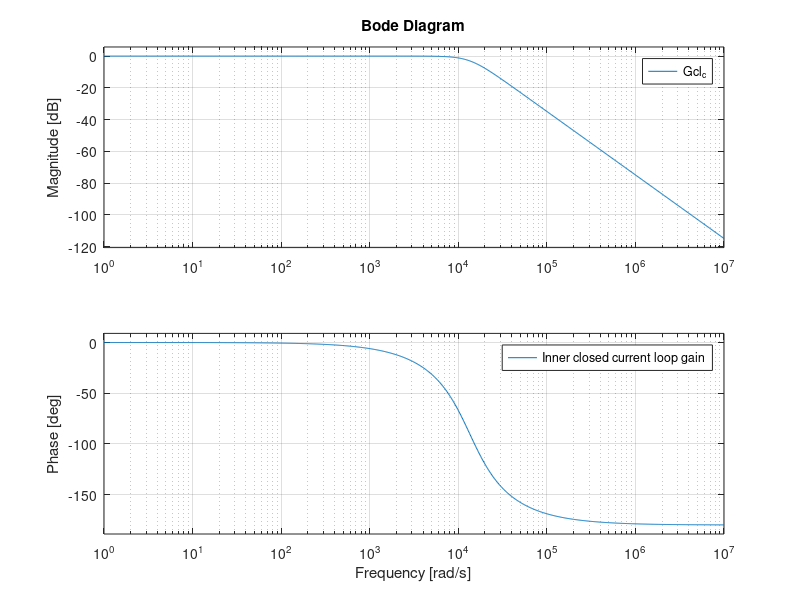
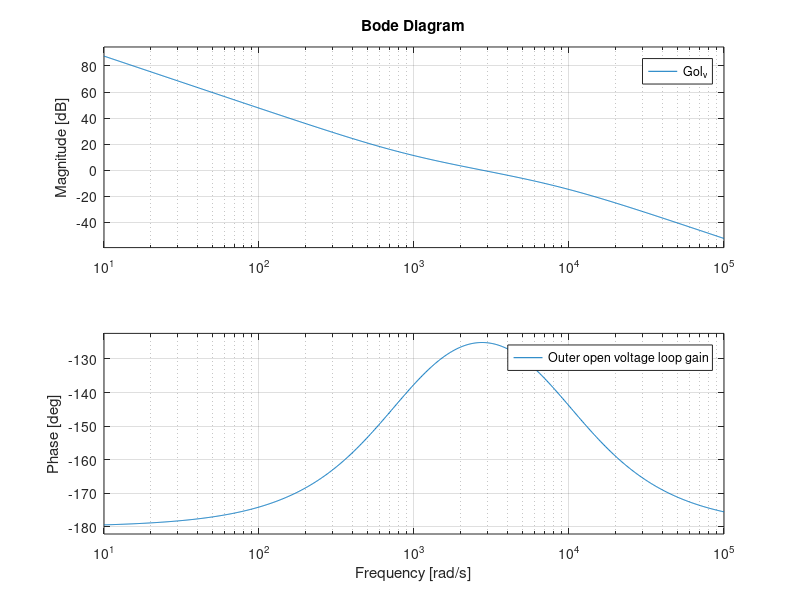
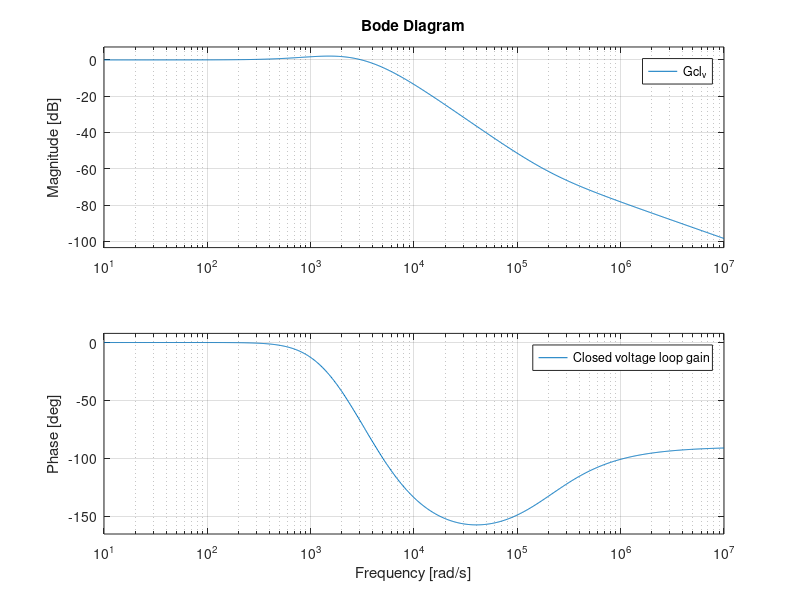

Write MATLAB code to recreate these figures, in order.
% System parameters %
Vm = 325;    % Peak value of phase voltages
Vdc = 800;  % DC bus voltage
fline = 50;   % Line frequency
fsw = 10e3;  % Switching freq
Ls = 10e-3;  % Line inductance
Rs = 0.5;    % Internal resistance of line inductor
Ts = Ls/Rs;  % Time constant of line inductor
Co = 10e-3;  % DC bus capacitance
Rload = 200; % Load resistance

Tsw = 1/fsw;  % Switching period
Tsamp = Tsw/2; % Sampling period
T1 = Tsamp/10;     % Time constant of voltage sensor (voltage sensor delay)
T2 = Tsamp/10; % Time constant of current sensor (current sensor delay)

G = 1;  % Converter gain
K1 = 1  % Gain of voltage sensor
K2 = 1; % Gain of current sensor
Tsig = T2 + Tsamp       % Effective delay for current control loop
Tdel = T1 + 2*Tsig      % Effective delay for voltage control loop

% PLL parameters %
alfa_pll=sqrt(10);    % Constant ratio of Kp and Ki values of PI controller for PLL loop

Kpll=(1/Vm)*(1/(alfa_pll*Tsamp)) % Kp value of PLL
Tpll=alfa_pll^2*Tsamp            % PLL time constant
Kipll=Kpll/Tpll              % Ki value of PLL



% Current controller parameters %
Kc = (Rs*Ts)/(2*G*K2*Tsig)  
Kpc = Kc;                   % Kp value of current controller

Tc = Ts                     % current controller time constant
Kic = Kpc/Tc                % Ki value of current controller

wn = 1/(sqrt(2)*Tsig)  % Current loop bandwidth


% Voltage controller parameters
K = (3/2)*(Vm/Vdc)         % Ratio between DC bus current and q component of line current (K = I_dc/i_sqe)

alfa_volt = sqrt(10);      % Constant ratio of Kp and Ki values of PI controller for voltage loop
Tv = alfa_volt^2*Tdel      % voltage controller time constant
Kv = (Co*K2)/(K1*K*alfa_volt*Tdel) 

Kpv = Kv                  % Kp value of voltage controller
Kiv = Kpv/Tv              % Ki value of voltage controller



%Closed current loop
s= tf('s')
Gc = (Kc*(1 + s*Tc))/(s*Tc)
Gdelay = G/(1+s*Tsamp)
Gind = (1/Rs)/(1+s*Ts)
Gc_sense = K2/(1+s*T2)
Gcl_c = (Gc*Gdelay*Gind)/(1 + (Gc*Gdelay*Gind*Gc_sense))
fn = (1/(sqrt(2)*Tsig))/(2*pi)      % Current loop bandwidth
%%%%%%%%%%%%%%%%%%%%%%%%%%%%%%%%%%%%%%%%%%%%%%%%%%%%%%%%%%%%%%%%%%%%%%%

%Open voltage loop
Ke = (Kv*K*K1)/K2
Gol_v = (Ke*(1+s*Tv))/(s^2*Tv*Co*(1+s*Tdel)) 
fc = (1/(alfa_volt*Tdel))/(2*pi)    % Cross-over freq. of voltage loop
%%%%%%%%%%%%%%%%%%%%%%%%%%%%%%%%%%%%%%%%%%%%%%%%%%%%%%%%%%%%%%%%%%%%%%
%Closed voltage loop
Gv_sense = K1/(1+s*T1)
Gcl_v = (Gol_v/Gv_sense)/(1+Gol_v) 
%%%%%%%%%%%%%%%%%%%%%%%%%%%%%%%%%%%%%%%%%%%%%%%%%%%%%%%%%%%%%%%%%%%%%%

figure(1)
bode(Gcl_c)
legend('Inner closed current loop gain')

figure(2)
bode(Gol_v)
legend('Outer open voltage loop gain')

figure(3)
bode(Gcl_v)
legend('Closed voltage loop gain')

